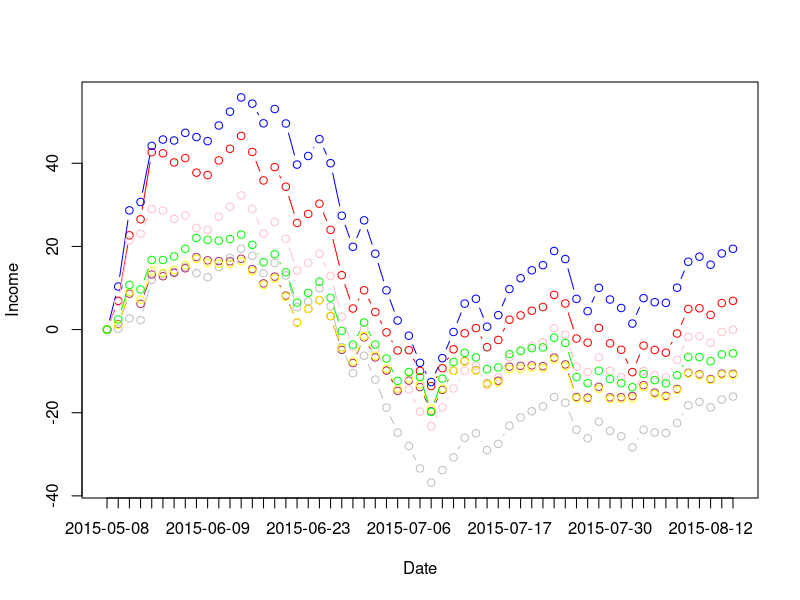

Generate this figure with R:
library(reshape)

i100 <- read.table("i100.csv", sep=',', header=TRUE, stringsAsFactors=FALSE)
i100$Date <- as.Date(i100$Date, "%Y/%m/%d")
i100 <- na.omit(i100)
i100 <- rename(i100, c(Close="i100_close", Net="i100_net"))

tj100 <- read.table("tj100.csv", sep=',', header=TRUE, stringsAsFactors=FALSE)
tj100$Date <- as.Date(tj100$Date, "%Y-%m-%d")
tj100 <- na.omit(tj100)
tj100 <- rename(tj100, c(Close="tj100_close", Net="tj100_net"))

hs300 <- read.table("hs300.csv", sep=',', header=TRUE, stringsAsFactors=FALSE)
hs300$Date <- as.Date(hs300$Date, "%Y-%m-%d")
hs300 <- rename(hs300, c(Net="hs300_net", Close="hs300_close"))

ss000001 <- read.table("ss000001.csv", sep=',', header=TRUE, stringsAsFactors=FALSE)
ss000001$Date <- as.Date(ss000001$Date, "%Y-%m-%d")
ss000001 <- rename(ss000001, c(Close="ss000001_close"))

cmp_df <- merge(i100, tj100, by='Date')
cmp_df <- merge(cmp_df, hs300, by='Date')
cmp_df <- merge(cmp_df, ss000001, by='Date')

cmp_df <- cmp_df[order(cmp_df$Date),]

start <- 1

cmp_df$i100_index_income <- (cmp_df$i100_close / cmp_df[start, 'i100_close'] - 1) * 100
cmp_df$i100_fund_income <- (cmp_df$i100_net /cmp_df[start, 'i100_net'] - 1) * 100
cmp_df$tj100_index_income <- (cmp_df$tj100_close / cmp_df[start, 'tj100_close'] - 1) * 100
cmp_df$tj100_fund_income <- (cmp_df$tj100_net / cmp_df[start, 'tj100_net'] - 1) * 100
cmp_df$hs300_index_income <-(cmp_df$hs300_close / cmp_df[start, 'hs300_close'] - 1) * 100
cmp_df$hs300_fund_income <- (cmp_df$hs300_net / cmp_df[start, 'hs300_net'] - 1) * 100
cmp_df$ss000001_index_income <- (cmp_df$ss000001_close / cmp_df[start, 'ss000001_close'] - 1) * 100

max4p <- max(cmp_df$i100_index_income, cmp_df$i100_fund_income, cmp_df$tj100_index_income, cmp_df$tj100_fund_income, cmp_df$hs300_index_income, cmp_df$hs300_fund_income, cmp_df$ss000001_index_income)
min4p <- min(cmp_df$i100_index_income, cmp_df$i100_fund_income, cmp_df$tj100_index_income, cmp_df$tj100_fund_income, cmp_df$hs300_index_income, cmp_df$hs300_fund_income, cmp_df$ss000001_index_income)

plot(cmp_df$i100_index_income, type='b', col='red', xaxt='n', xlab='Date', ylab='Income', ylim=c(min4p, max4p))
lines(cmp_df$tj100_index_income, type='b', col='blue')
lines(cmp_df$i100_fund_income, type='b', col='pink')
lines(cmp_df$tj100_fund_income, type='b', col='grey')
lines(cmp_df$hs300_index_income, type='b', col='maroon')
lines(cmp_df$hs300_fund_income, type='b', col='yellow')
lines(cmp_df$ss000001_index_income, typ='b', col='green')
axis(1, 1:length(cmp_df$Date), labels=cmp_df$Date)
